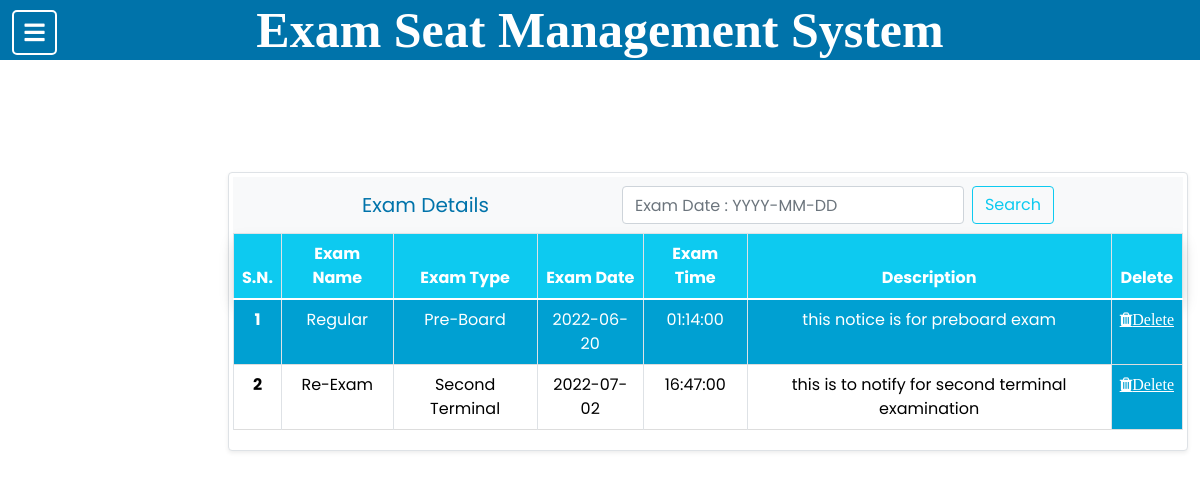
Screenshot of /nav/nav_exam.php (signed in) with the database file from the repository.
### tables this page shows
CREATE TABLE `exam` (
  `exam_id` int(5) NOT NULL,
  `exam_name` varchar(50) NOT NULL,
  `exam_type` varchar(50) NOT NULL,
  `exam_date` date NOT NULL,
  `exam_time` time NOT NULL,
  `exam_description` text NOT NULL,
  `post_date` date NOT NULL
);

### view/view_exam.php (the view, shortened to what this page needs)
<!DOCTYPE html>
<html lang="en">
<head>
    <link rel="stylesheet" href="https://cdn.jsdelivr.net/npm/bootstrap@4.3.1/dist/css/bootstrap.min.css">
    <link href="https://cdn.jsdelivr.net/npm/bootstrap@5.0.2/dist/css/bootstrap.min.css" rel="stylesheet">
    <link rel="stylesheet" href="https://cdnjs.cloudflare.com/ajax/libs/font-awesome/5.15.3/css/all.min.css" />
    <link rel="stylesheet" href="https://cdnjs.cloudflare.com/ajax/libs/font-awesome/4.7.0/css/font-awesome.min.css">
    <link rel="stylesheet" href="../CSS/navtest.css">
    <link rel="stylesheet" href="../CSS/view.css">
</head>
<body>
    <?php
    include("../connection.php");
    $check_exam = "SELECT *FROM exam";
    $result_exam = mysqli_query($connection, $check_exam);
    if (mysqli_num_rows($result_exam) == 0) {
        echo ("<h2 class='text-danger'>***No Exam Created***</h2>");
    } else {
        $sql = "SELECT * FROM exam;";
        $result = mysqli_query($connection, $sql) or die("Querry Failed! " . mysqli_error($connection));
    ?>
        <div class="fixed-top row border shadow-sm p-1 mb-1 bg-body rounded" id="container">
            <nav class="navbar navbar-light bg-light">
                <a class="navbar-brand">Exam Details</a>
                <form class="form-inline" action="#" method="post">
                    <input class="form-control mr-sm-2" type="search" name="search_date" placeholder="Exam Date : YYYY-MM-DD" aria-label="Search">
                    <button class="btn btn-outline-info my-2 my-sm-0" name="search" type="submit">Search</button>
                </form>
            </nav>
            <table class="table table-bordered" id="table">
                <thead>
                    <tr class="shadow p-3 mb-5 bg-info rounded">
                        <th scope="col">S.N.</th>
                        <th scope="col">Exam Name</th>
                        <th scope="col">Exam Type</th>
                        <th scope="col">Exam Date</th>
                        <th scope="col">Exam Time</th>
                        <th scope="col">Description</th>
                        <th scope="col">Delete</th>
                    </tr>
                </thead>
                <tbody>
                    <tr>
                        <?php
                        if (isset($_POST["search"])) {
                            $flag = true;
                            $search_date = $_POST["search_date"];
                            $sql_search = "SELECT * FROM exam WHERE exam_date LIKE '%" . $search_date . "%';";
                            $search_result = mysqli_query($connection, $sql_search) or die("Querry Failed! " . mysqli_error($connection));
                            if ($flag) {
                                $count = 0;
                                if (mysqli_num_rows($search_result) > 0) {
                                    while ($row = mysqli_fetch_assoc($search_result)) {
                                        $row['exam_id'];
                                        echo ("<th>" . ++$count . "</th>");
                                        echo "<td>" . $row['exam_name'] . "</td>";
                                        echo "<td>" . $row['exam_type'] . "</td>";
                                        echo "<td>" . $row['exam_date'] . "</td>";
                                        echo "<td>" . $row['exam_time'] . "</td>";
                                        echo "<td>" . $row['exam_description'] . "</td>";
                        ?>
                                        <!-- <th id="update"><a href="../update/update_exam.php?exam_id= <?php $row["exam_id"] ?>&
                            exam_date=<?php $row["exam_date"] ?>&
                            exam_time=<?php $row["exam_time"] ?>&
                            exam_description=<?php $row["exam_description"] ?> " class="fa fa-pencil-square-o" aria-hidden="true">Update</a></th> -->
                                        <th id="delete"><a href='../delete/delete_exam.php? exam_id="<?php echo ($row["exam_id"]) ?>"' class="fa fa-trash" aria-hidden="true" onclick='return check_delete()'>Delete</a></th>
                                <?php echo ("</tr>");
                                    }
                                } else {
                                    echo ("<th colspan='8'><h2 class='text-danger'>***No Exam***</h2></th>");
                                }
                            }
                        } else {
                            $count = 0;
                            while ($row = mysqli_fetch_assoc($result)) {
                                echo ("<th>" . ++$count . "</th>");
                                echo "<td>" . $row['exam_name'] . "</td>";
                                echo "<td>" . $row['exam_type'] . "</td>";
                                echo "<td>" . $row['exam_date'] . "</td>";
                                echo "<td>" . $row['exam_time'] . "</td>";
                                echo "<td>" . $row['exam_description'] . "</td>";
                                ?>
                                <th id="delete"><a href='../delete/delete_exam.php? exam_id="<?php echo ($row["exam_id"]) ?>"' class="fa fa-trash" aria-hidden="true" onclick='return check_delete()'>Delete</a></th>
                        <?php echo ("</tr>");
                            }
                        }
                        ?>
                </tbody>
            </table>
        </div>
    <?php } ?>
</body>
</html>

### CSS/navbar.css (style rules this page uses)
* { margin: 0; padding: 0; box-sizing: border-box; font-family: 'Poppins', sans-serif; }

### CSS/view.css (style rules this page uses)
tr:nth-child(odd) { background-color: #00a0d2; border-bottom: 1px solid #dddddd; color: white; }
a:link { color: white; }
#update, #delete { background-color: #00a0d2; text-align: center; }
#container { width: 80%; margin-left: 19%; margin-top: -19%; }
#table { margin-right: 2%; width: 100%; position: sticky; }
table thead { padding: 50%; }

### header.php (style rules this page uses)
* { margin: auto; }

### rows the page displays
exam: exam_name "Regular", exam_type "Pre-Board", exam_date "2022-06-20", exam_time "01:14:00", exam_description "this notice is for preboard exam"
exam: exam_name "Re-Exam", exam_type "Second Terminal", exam_date "2022-07-02", exam_time "16:47:00", exam_description "this is to notify for second terminal examination"
